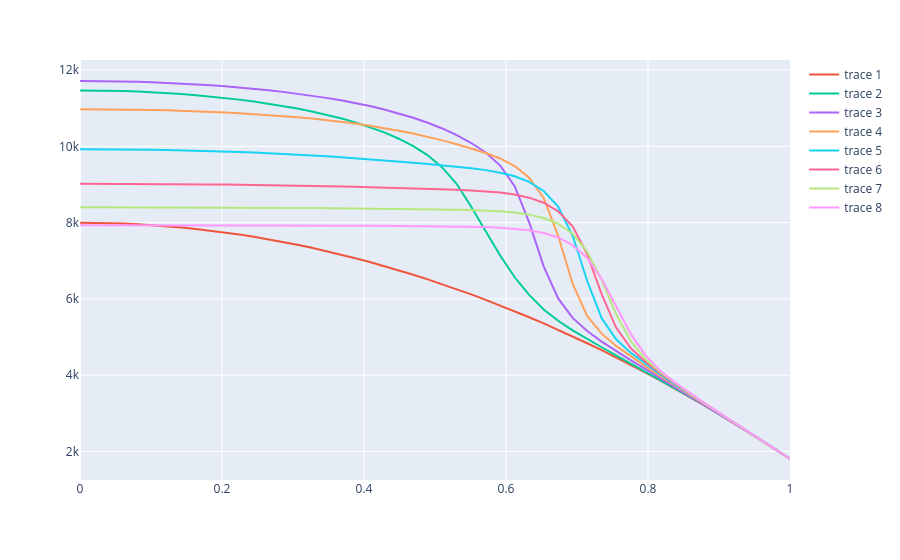
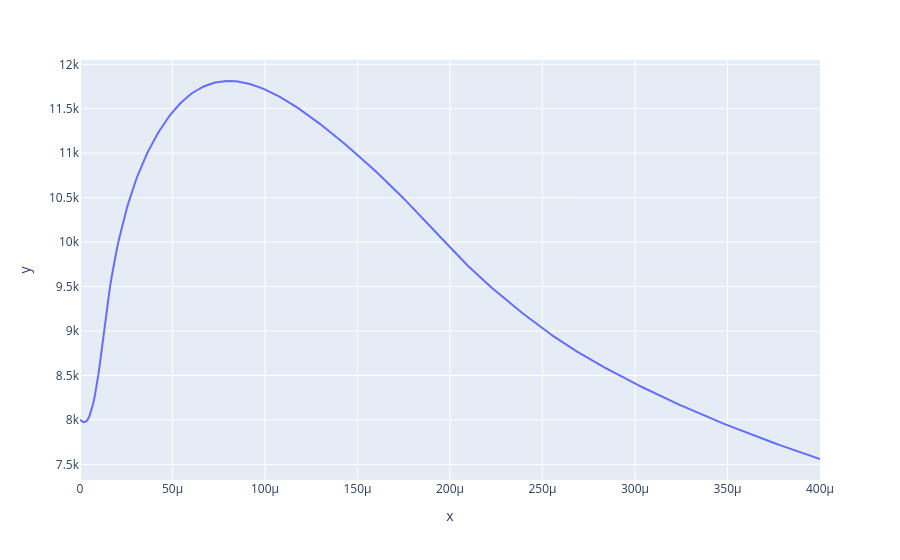

Notebook code for these charts, in order:
### Code cell
config = Configuration()

zSteps = 50
tSteps = 400
config.tmax = 400e-6
config.Imax = 300

zArr, tArr, uArr, timeSlices = config.Solve(zSteps, tSteps, verbose=False)

fig = px.line()
for i in range(0, len(timeSlices), 50):
    fig.add_scatter(x=zArr, y=timeSlices[i])
fig.show()

TempArr0 = [t[0] for t in timeSlices]

fig = px.line(x=tArr, y=TempArr0)
fig.show()
